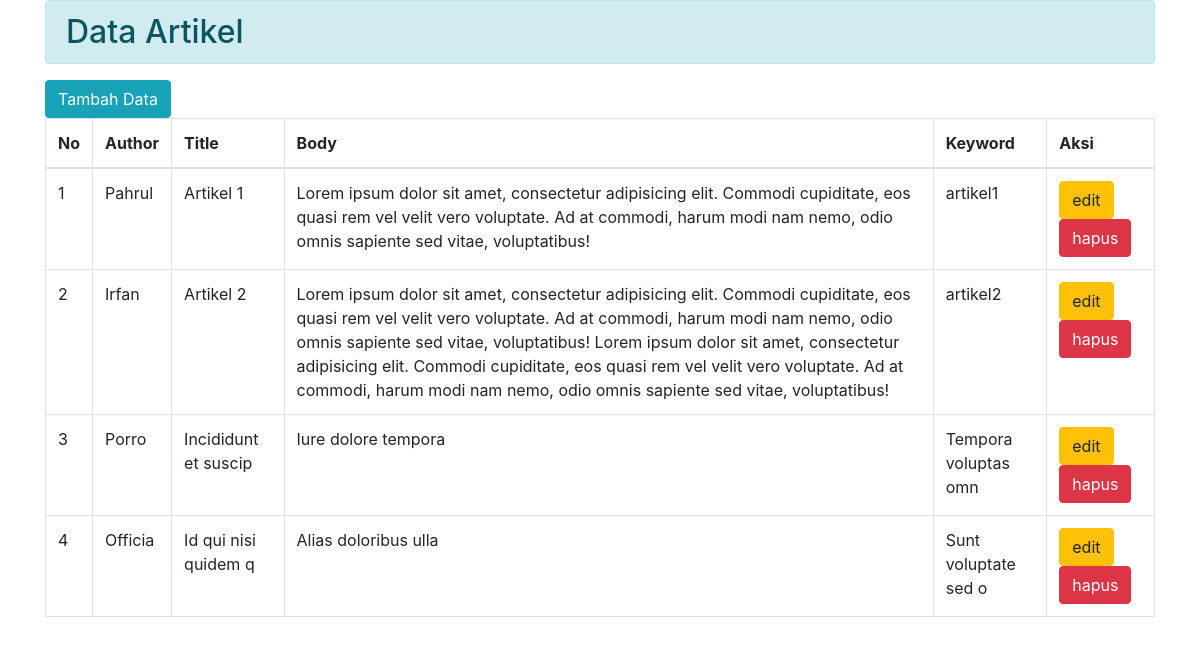
Before: / with the older database file.
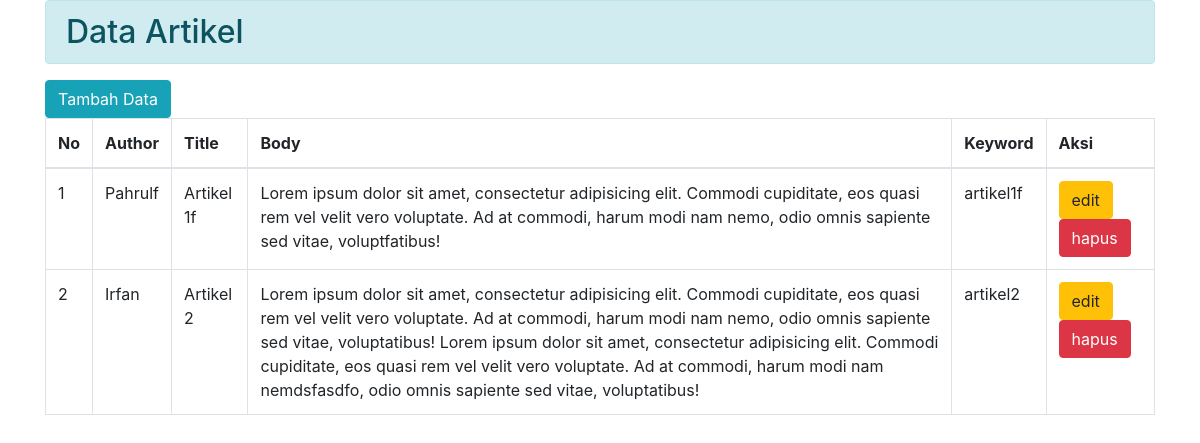
After: the same page with the newer database file.
### tables this page shows
CREATE TABLE `article` (
  `id` int(11) NOT NULL,
  `author` varchar(50) NOT NULL,
  `title` varchar(150) NOT NULL,
  `body` text NOT NULL,
  `keyword` varchar(50) NOT NULL
);

### index.php (the view, shortened to what this page needs)
<!doctype html>
<html>
<head>
    <link rel="stylesheet" href="../bootstrap/css/bootstrap.min.css">
</head>
<body>
<div class="container">
    <h2 class="alert alert-info">Data Artikel</h2>
    <a href="tambah.php" class="btn btn-info">Tambah Data</a>
    <table class="table table-bordered">
        <thead>
        <tr>
            <th>No</th>
            <th>Author</th>
            <th>Title</th>
            <th>Body</th>
            <th>Keyword</th>
            <th>Aksi</th>
        </tr>
        </thead>
        <tbody>
        <?php
        require 'setting.php';
        $query = "SELECT * FROM article";
        $sql = mysqli_query($koneksi, $query);
        $no = 1;
        while ($data = mysqli_fetch_object($sql)) {
        ?>
        <tr>
            <td> <?php echo $no++; ?> </td>
            <td> <?php echo $data->author; ?> </td>
            <td> <?php echo $data->title; ?> </td>
            <td> <?php echo $data->body; ?> </td>
            <td> <?php echo $data->keyword; ?> </td>
            <td>
                <a href="edit.php?id=<?= $data->id;?>">
                    <input type="submit" value="edit" class="btn btn-warning">
                </a>
                <a href="hapus.php?id=<?= $data->id?>">
                    <input type="submit" value="hapus" onclick="confirm('yakin hapus data?')" class="btn btn-danger">
                </a>
            </td>
        </tr>
        <?php
        }
        ?>
        </tbody>
    </table>
</div>
</body>
</html>

Changed rows visible on the page:
removed article: author "Porro", title "Incididunt et suscip", body "Iure dolore tempora", keyword "Tempora voluptas omn"
removed article: author "Officia", title "Id qui nisi quidem q", body "Alias doloribus ulla", keyword "Sunt voluptate sed o"
changed article: author "Pahrul" → "Pahrulf"; title "Artikel 1" → "Artikel 1f"; body "…omnis sapiente sed vitae, voluptatibus!" → "…omnis sapiente sed vitae, voluptfatibus!"; keyword "artikel1" → "artikel1f"
changed article "Irfan": body "…commodi, harum modi nam nemo, odio omnis sapiente sed…" → "…commodi, harum modi nam nemdsfasdfo, odio omnis sapiente sed…"
